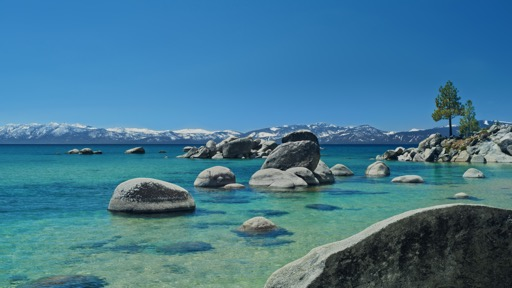
#> input picture SVD_applications/images/sample_photo.jpg, 512 x 288 px
$ jupyter execute svd_image_compression.ipynb   (shell and % lines are left out)
#> lines starting #> are read from the running program, lines starting #| are printed output that depends on the picture
# Image Compression with the SVD

Every channel of an image is just a matrix. The singular value decomposition writes
that matrix as a weighted sum of rank-one layers,

$$A \;=\; U\Sigma V^{\mathsf T} \;=\; \sum_{i=1}^{r}\sigma_i\, u_i v_i^{\mathsf T},
\qquad \sigma_1 \ge \sigma_2 \ge \dots \ge 0 .$$

Cutting the sum off after $k$ terms gives $A_k$, and the **Eckart-Young theorem**
says no other rank-$k$ matrix comes closer to $A$ in Frobenius norm. So the leading
singular values *are* the strongest features of the picture.

Storage falls from $mn$ numbers per channel to $k(m+n+1)$: the first $k$ columns of
$U$, the first $k$ singular values, and the first $k$ rows of $V^{\mathsf T}$.

This notebook walks through the whole pipeline: decompose, inspect the spectrum,
truncate, measure, and rebuild the picture.

## 0. Requirements

Three libraries do all the work: `numpy` for the decomposition, `pillow` to read
and write images, `matplotlib` to draw. Run the cell below once.

`%pip` installs into whichever kernel is executing this notebook, so it lands in
the active conda environment rather than in `base` or in some other Python on the
machine. That is what makes it safe here. The conda equivalent, if you would
rather keep the environment managed by conda alone, is

```
conda install -y numpy pillow matplotlib
```

Either way you also need `ipykernel` in that environment for the notebook to have
a kernel at all, plus `jupyterlab` if you open notebooks in a browser instead of
an IDE.

[cell 1]
# Safe to re-run: pip skips anything already satisfied.

import sys
import numpy, PIL, matplotlib

print("kernel :", sys.executable)
print("numpy  :", numpy.__version__)
print("pillow :", PIL.__version__)
print("mpl    :", matplotlib.__version__)

## 1. Setup

[cell 2]
import os

import numpy as np
from PIL import Image
import matplotlib.pyplot as plt

plt.rcParams["figure.dpi"] = 110
plt.rcParams["image.interpolation"] = "nearest"

IMAGE_PATH = "images/sample_photo.jpg"   # swap in any image of your own
OUTDIR = "output_notebook"
os.makedirs(OUTDIR, exist_ok=True)

[cell 3]
# Load the image using Pillow
img = Image.open(IMAGE_PATH)
#> img is the input picture: PIL image 512x288 RGB; mean R, G, B 66.7, 120.8, 146.5

# Convert the image to a NumPy array
img_array = np.array(img)

print(img_array.shape)  # Outputs: (Height, Width, Channels)
#| (288, 512, 3)

## 2. Load the image

Pixels are scaled to $[0, 1]$ so the error metrics later have a clean reference
range. A grayscale image is given a trailing axis of length one, which lets the
same code path handle both cases.

[cell 4]
def load_image(path, gray=False):
#> called with path = 'images/sample_photo.jpg', gray = False
    a = np.asarray(Image.open(path).convert("L" if gray else "RGB"), dtype=np.float64) / 255.0
    return a[:, :, None] if a.ndim == 2 else a


A = load_image(IMAGE_PATH)
m, n, ch = A.shape
#> m = 288; n = 512; ch = 3
rmax = min(m, n)
#> rmax = 288

print(f"shape      : {m} x {n}, {ch} channel(s)")
#| shape      : 288 x 512, 3 channel(s)
print(f"max rank   : {rmax}")
#| max rank   : 288
print(f"raw numbers: {m * n * ch:,}")
#| raw numbers: 442,368

plt.figure(figsize=(6, 6 * m / n))
plt.imshow(A if ch == 3 else A[:, :, 0], cmap=None if ch == 3 else "gray")
plt.title("original")
plt.axis("off")
plt.show()

## 3. Decompose every channel

`full_matrices=False` gives the thin SVD, which is all a rank-$k$ truncation ever
needs: $U$ is $m \times r$, $s$ has length $r$, and $V^{\mathsf T}$ is $r \times n$
with $r=\min(m,n)$.

[cell 5]
def svd_channels(a):
    return [np.linalg.svd(a[:, :, c], full_matrices=False) for c in range(a.shape[2])]


parts = svd_channels(A)
#> parts = 3 items
U0, s0, Vt0 = parts[0]
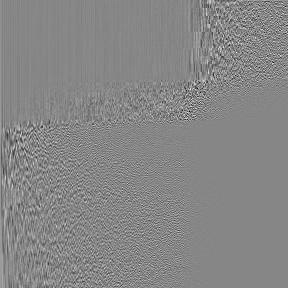
#> U0: shape (288, 288) float64; min -0.482, max 0.431, mean 0.0002; drawn with min black and max white
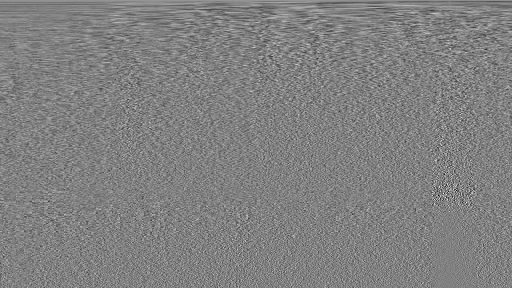
#> Vt0: shape (288, 512) float64; min -0.321, max 0.314, mean 0.000129; drawn with min black and max white
#> s0 = 288 values, max 104.7 at index 0, min 0.00587 at index 287, mean 1.46
print(f"U  {U0.shape}   s  {s0.shape}   Vt  {Vt0.shape}")
#| U  (288, 288)   s  (288,)   Vt  (288, 512)
print(f"largest sigma : {s0[0]:.2f}")
#| largest sigma : 104.66
print(f"smallest sigma: {s0[-1]:.2e}")
#| smallest sigma: 5.87e-03

## 4. Where does the energy live?

The energy of layer $i$ is $\sigma_i^2$, so the fraction captured by the first $k$
layers is $\sum_{i\le k}\sigma_i^2 \big/ \sum_i \sigma_i^2$. A spectrum that falls
off a cliff is exactly what makes compression work.

[cell 6]
energy = np.cumsum(s0 ** 2) / np.sum(s0 ** 2)
#> energy = 288 values from 0.856 to 1
k99 = int(np.searchsorted(energy, 0.99) + 1)
#> k99 = 36

fig, ax = plt.subplots(1, 2, figsize=(12, 4))
ax[0].semilogy(np.arange(1, len(s0) + 1), s0, lw=1.4)
ax[0].set(title="Singular value spectrum", xlabel="index $i$", ylabel="$\\sigma_i$ (log scale)")
ax[1].plot(np.arange(1, len(energy) + 1), energy * 100, lw=1.6)
ax[1].axhline(99, ls="--", c="gray", lw=1)
ax[1].axvline(k99, ls=":", c="crimson", lw=1.2)
ax[1].set(title="Cumulative energy", xlabel="rank $k$", ylabel="% energy kept",
          ylim=(min(90, energy[0] * 100 - 1), 100.4))
for a_ in ax:
    a_.grid(alpha=0.3)
plt.tight_layout()
plt.show()
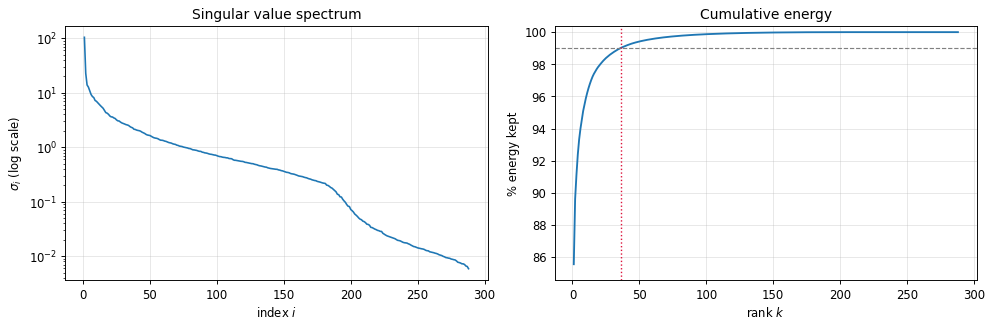
#> figure drawn by matplotlib, 2 panels; panel 1: curve peaks at x = 1, y = 104.7; panel 2: curve peaks at x = 288, y = 100

print(f"99% of the energy sits in the first {k99} of {rmax} singular values")
#| 99% of the energy sits in the first 36 of 288 singular values

## 5. Rebuild from the top $k$ features

$A_k = U_{:,:k}\,\operatorname{diag}(s_{:k})\,V^{\mathsf T}_{:k,:}$, done channel by
channel. Clipping is only there because floating-point round-off can push a pixel a
hair outside $[0, 1]$.

[cell 7]
def reconstruct(parts, k, shape):
    out = np.empty(shape)
    for c, (u, s, vt) in enumerate(parts):
        out[:, :, c] = (u[:, :k] * s[:k]) @ vt[:k, :]
    return np.clip(out, 0.0, 1.0)


RANKS = [1, 5, 10, 20, 50, 100]
RANKS = [k for k in RANKS if 1 <= k <= rmax]
#> RANKS = [1, 5, 10, 20, 50, 100]
recons = {k: reconstruct(parts, k, A.shape) for k in RANKS}
#> the loop in reconstruct, `for c, (u, s, vt) in enumerate(parts):` made 3 passes
#> after the loop in reconstruct, `for c, (u, s, vt) in enumerate(parts):`:
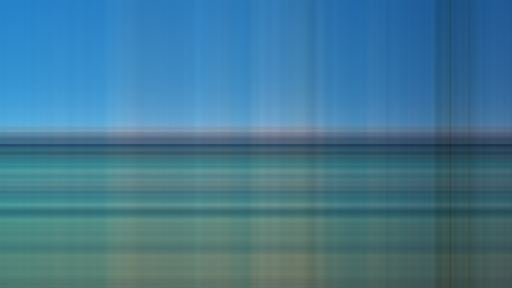
#> out: shape (288, 512, 3) float64; mean of channels 0, 1, 2 0.261, 0.474, 0.576; drawn as R, G, B
#> the loop in reconstruct (call 2), `for c, (u, s, vt) in enumerate(parts):` made 3 passes
#> call 3 of reconstruct, with k = 10, shape = (288, 512, 3)
#> the loop in reconstruct (call 3), `for c, (u, s, vt) in enumerate(parts):` made 3 passes
#> in reconstruct (call 3), `return np.clip(out, 0.0, 1.0)`:
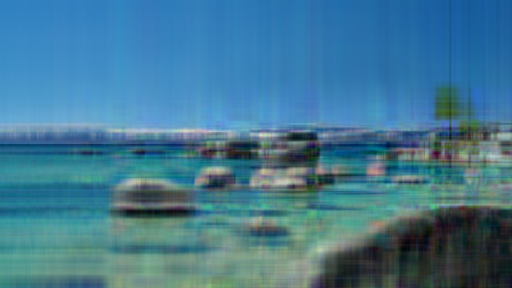
#> returned value: shape (288, 512, 3) float64; mean of channels 0, 1, 2 0.262, 0.474, 0.575; drawn as R, G, B
#> call 4 of reconstruct, with k = 20, shape = (288, 512, 3)
#> the loop in reconstruct (call 4), `for c, (u, s, vt) in enumerate(parts):` made 3 passes
#> in reconstruct (call 4), `return np.clip(out, 0.0, 1.0)`:
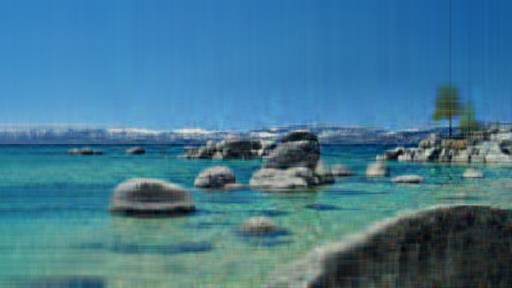
#> returned value: shape (288, 512, 3) float64; mean of channels 0, 1, 2 0.262, 0.474, 0.575; drawn as R, G, B
#> the loop in reconstruct (call 5), `for c, (u, s, vt) in enumerate(parts):` made 3 passes
#> after the loop in reconstruct (call 5), `for c, (u, s, vt) in enumerate(parts):`:
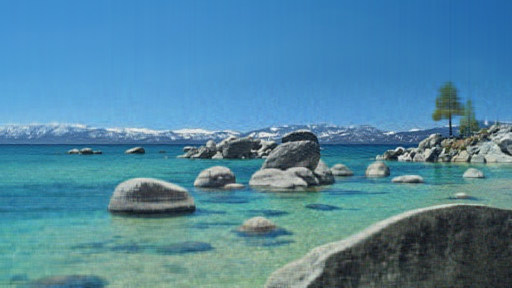
#> out: shape (288, 512, 3) float64; mean of channels 0, 1, 2 0.262, 0.474, 0.575; drawn with min black and max white
#> recons = 6 items
print("reconstructed ranks:", RANKS)
#| reconstructed ranks: [1, 5, 10, 20, 50, 100]

### Visualise the reconstructions against the original

[cell 8]
tiles = [("original", A)] + [(f"k = {k}", recons[k]) for k in RANKS]
#> tiles = 7 items
cols = min(4, len(tiles))
#> cols = 4
rows = -(-len(tiles) // cols)
#> rows = 2

fig, axes = plt.subplots(rows, cols, figsize=(4 * cols, 4 * rows * m / n + 1))
flat = np.atleast_1d(axes).ravel()
for ax, (title, img) in zip(flat, tiles):
    ax.imshow(img if ch == 3 else img[:, :, 0], cmap=None if ch == 3 else "gray")
    ax.set_title(title, fontsize=11)
    ax.axis("off")
#> this loop made 7 passes
#> title on passes 1 to 7: 'original', 'k = 1', 'k = 5', 'k = 10', 'k = 20', 'k = 50', 'k = 100'
for ax in flat[len(tiles):]:
    ax.axis("off")
#> this loop made 1 pass
fig.suptitle("Rank-$k$ reconstructions", fontsize=14)
plt.tight_layout()
plt.savefig(os.path.join(OUTDIR, "comparison_grid.png"), bbox_inches="tight")
plt.show()

## 6. How much did we actually save?

Two numbers matter. **Compression ratio** compares $mn$ against $k(m+n+1)$ per
channel, and **PSNR** measures how faithful the reconstruction is:

$$\mathrm{PSNR} = 10\log_{10}\!\frac{1}{\mathrm{MSE}} \ \text{dB}
\quad\text{(pixels in } [0,1]).$$

Above roughly 30 dB the difference is hard to see at normal viewing size.

[cell 9]
def psnr(orig, approx):
    mse = np.mean((orig - approx) ** 2)
    return float("inf") if mse == 0 else 10 * np.log10(1.0 / mse)


full = m * n * ch
#> full = 442368
header = f"{'k':>5} {'stored':>12} {'ratio':>8} {'energy':>9} {'PSNR dB':>9}"
print(header)
print("-" * len(header))

stats = []
for k in RANKS:
    kept = k * (m + n + 1) * ch
    q = psnr(A, recons[k])
    stats.append((k, kept, full / kept, energy[k - 1], q))
    print(f"{k:>5} {kept:>12,} {full / kept:>7.1f}x {energy[k - 1]:>8.1%} {q:>9.2f}")
#> this loop made 6 passes
#> (mse in psnr, q) on passes 1 to 6: (0.0125, 19.03), (0.005, 23.01), (0.00314, 25.04), (0.00166, 27.79), (0.000504, 32.98), (0.000114, 39.43)
#|     1        2,403   184.1x    85.6%     19.03
#|     5       12,015    36.8x    93.3%     23.01
#|    10       24,030    18.4x    95.9%     25.04
#|    20       48,060     9.2x    97.9%     27.79
#|    50      120,150     3.7x    99.4%     32.98
#|   100      240,300     1.8x    99.9%     39.43
#> after the loop, stats = [(1, 2403, 184.1, 0.856, 19.03), (5, 12015, 36.82, 0.933, 23.01), (10, 24030, 18.41, 0.959, 25.04), (20, 48060, 9.2, 0.979, 27.79), (50, 120150, 3.68, 0.994, 32.98), (100, 240300, 1.84, 0.999, 39.43)]

breakeven = full / ((m + n + 1) * ch)
#> breakeven = 184.1
print(f"\ncompression pays off for any k below {breakeven:.0f}")
#| compression pays off for any k below 184

[cell 10]
plt.figure(figsize=(6, 4))
plt.plot([s[0] for s in stats], [s[4] for s in stats], "o-")
plt.axhline(30, ls="--", c="gray", lw=1, label="~30 dB, visually close")
plt.xlabel("rank $k$")
plt.ylabel("PSNR (dB)")
plt.title("Quality vs rank")
plt.grid(alpha=0.3)
plt.legend()
plt.show()
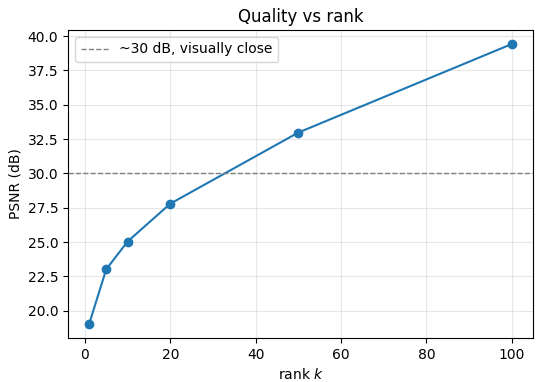
#> figure drawn by matplotlib, 1 panel

## 7. Pick a rank and look at the result

The rank that holds 99% of the energy is a reasonable automatic choice. Here it sits
beside the original, with the error image showing where the discarded layers were
carrying detail: edges and fine texture, never the flat regions.

[cell 11]
best = reconstruct(parts, k99, A.shape)
err = np.abs(A - best).mean(axis=2)
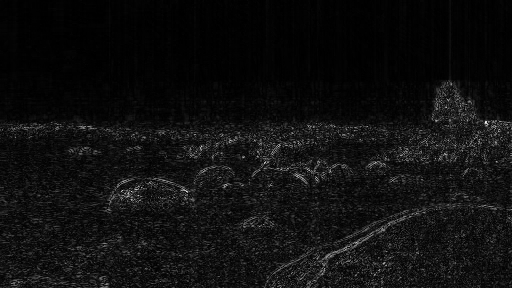
#> err: shape (288, 512) float64; min 7.57e-05, max 0.285, mean 0.0178; drawn with min black and max white

fig, ax = plt.subplots(1, 3, figsize=(16, 5 * m / n + 1))
ax[0].imshow(A if ch == 3 else A[:, :, 0], cmap=None if ch == 3 else "gray")
ax[0].set_title("original")
ax[1].imshow(best if ch == 3 else best[:, :, 0], cmap=None if ch == 3 else "gray")
ax[1].set_title(f"k = {k99}  ({full / (k99 * (m + n + 1) * ch):.1f}x smaller, "
                f"{psnr(A, best):.1f} dB)")
im = ax[2].imshow(err, cmap="magma")
ax[2].set_title("absolute error")
fig.colorbar(im, ax=ax[2], fraction=0.03)
for a_ in ax:
    a_.axis("off")
plt.tight_layout()
plt.show()
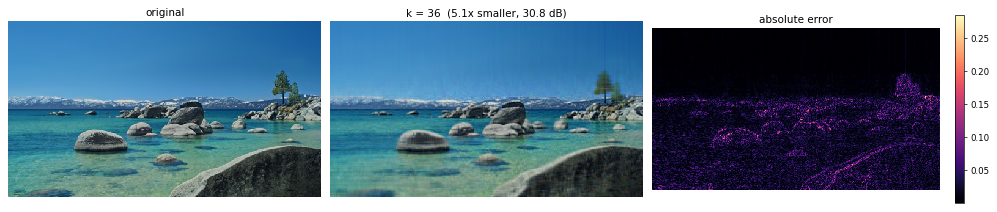
#> figure drawn by matplotlib, 4 panels

## 8. Write the compressed data out

Only the truncated factors go to disk, stored as `float16`. Everything needed to
rebuild the picture is in that one file.

[cell 12]
def save_compressed(path, parts, k, shape):
#> called with path = 'output_notebook/compressed_k36.npz', k = 36, shape = (288, 512, 3)
    blobs = {"shape": np.array(shape)}
    for c, (u, s, vt) in enumerate(parts):
        blobs[f"u{c}"] = u[:, :k].astype(np.float16)
        blobs[f"s{c}"] = s[:k].astype(np.float32)
        blobs[f"vt{c}"] = vt[:k, :].astype(np.float16)
#> this loop made 3 passes
#> after the loop, blobs = 10 items
    np.savez_compressed(path, **blobs)
    return os.path.getsize(path)


def load_compressed(path):
    z = np.load(path)
    shape = tuple(z["shape"])
    out = np.empty(shape)
    for c in range(shape[2]):
        out[:, :, c] = (z[f"u{c}"].astype(np.float64) * z[f"s{c}"]) @ z[f"vt{c}"].astype(np.float64)
    return np.clip(out, 0.0, 1.0)


path = os.path.join(OUTDIR, f"compressed_k{k99}.npz")
size_kb = save_compressed(path, parts, k99, A.shape) / 1024
#> size_kb = 158.9
roundtrip = load_compressed(path)

print(f"{path}: {size_kb:.1f} KB")
#| output_notebook/compressed_k36.npz: 158.9 KB
print(f"round-trip PSNR: {psnr(A, roundtrip):.2f} dB  (float16 costs a little)")
#| round-trip PSNR: 30.83 dB  (float16 costs a little)

Image.fromarray(np.round(roundtrip * 255).astype(np.uint8).squeeze()).save(
    os.path.join(OUTDIR, f"reconstructed_k{k99}.png"))
